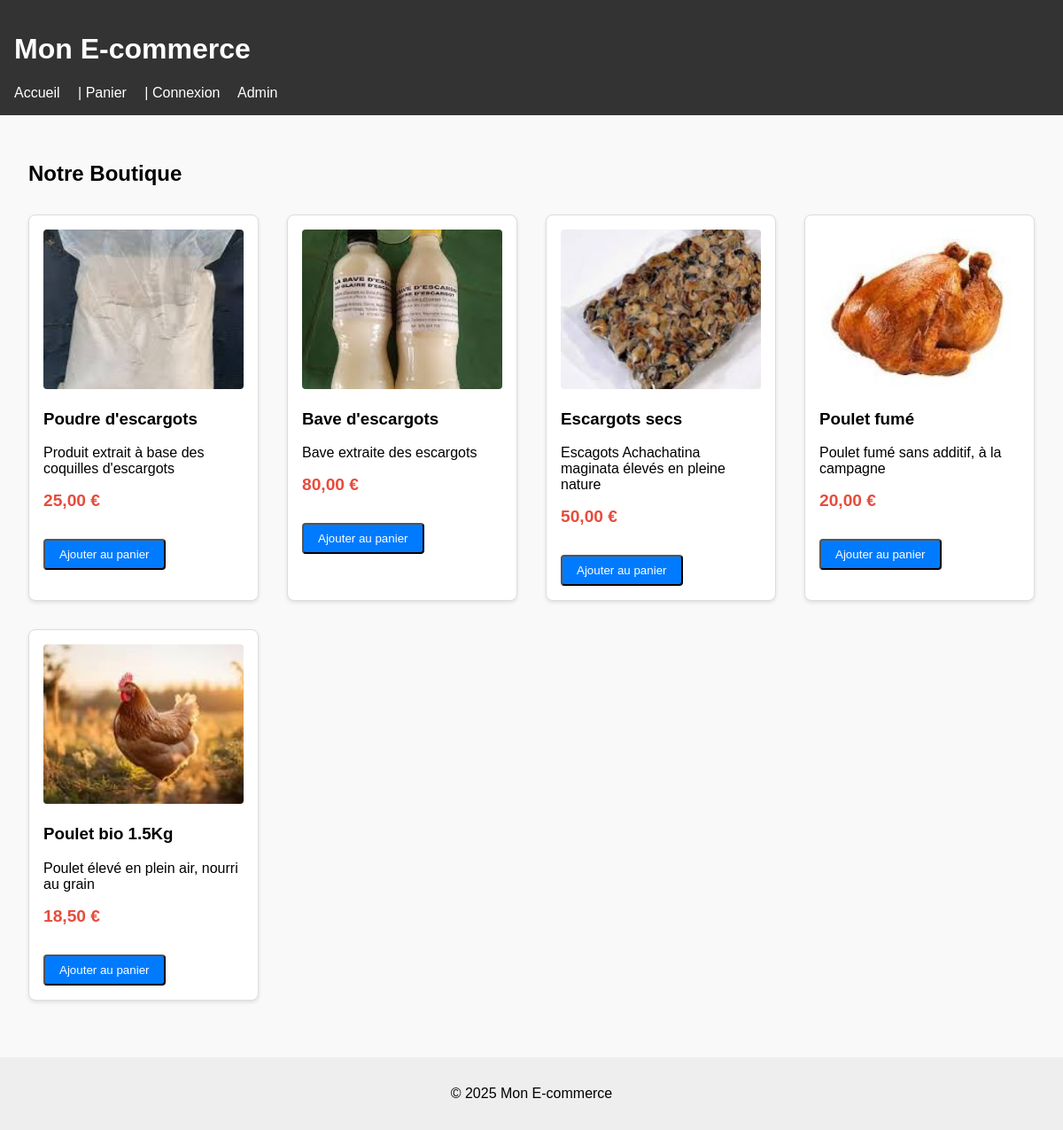
The page / on the database its author committed.
### shop/models.py (models this page shows, shortened)
class Product(models.Model):
    name = models.CharField(max_length=200, verbose_name="Nom du produit")
    description = models.TextField(verbose_name="Description")
    price = models.DecimalField(max_digits=10, decimal_places=2, verbose_name="Prix (€)")
    image = models.ImageField(upload_to='products/', blank=True, null=True, verbose_name="Image")
    created_at = models.DateTimeField(auto_now_add=True, verbose_name="Date d'ajout")
    class Meta:
        verbose_name = "Produit"
        verbose_name_plural = "Produits"
        ordering = ['-created_at']

### shop/views.py (the view)
# urls.py: path('', views.home, name='home'),
def home(request):
    products = Product.objects.all()
    return render(request, 'home.html', {'products': products})

### templates/home.html (shortened to what this page needs)
{% extends 'base.html' %}
{% block content %}
<h2>Notre Boutique</h2>
{% if products %}
    <div class="product-grid">
        {% for product in products %}
            <div class="product-card">
                {% if product.image %}
                    <img src="{{ product.image.url }}" alt="{{ product.name }}" class="product-image">
                {% else %}
                    <div class="product-image-placeholder">Pas d'image</div>
                {% endif %}
                <h3>{{ product.name }}</h3>
                <p>{{ product.description|truncatewords:20 }}</p>
                <p class="price">{{ product.price }} €</p>
				<form method="post" action="{% url 'add_to_cart' product.id %}" style="margin-top:1rem;">
					<button type="submit" class="btn">Ajouter au panier</button>
				</form>
            </div>
        {% endfor %}
    </div>
{% else %}
    <p>Aucun produit disponible pour le moment.</p>
{% endif %}
{% endblock %}

### templates/base.html (shortened to what this page needs)
<!DOCTYPE html>
<html lang="fr">
<head>
    <link rel="stylesheet" href="/static/css/style.css">
</head>
<body>
    <header>
        <h1>Mon E-commerce</h1>
        <nav>
            <a href="/">Accueil</a> |
			<a href="/cart/">Panier</a> |
            {% if user.is_authenticated %}
                Bonjour, {{ user.username }} |
                <a href="/accounts/logout/">Déconnexion</a>
            {% else %}
                <a href="/accounts/login/">Connexion</a>
            {% endif %}
            <a href="/admin/">Admin</a>
        </nav>
    </header>
    <main>
        {% block content %}
        {% endblock %}
    </main>
    <footer>
        <p>&copy; 2025 Mon E-commerce</p>
    </footer>
</body>
</html>

### static/css/style.css (style rules this page uses)
body { font-family: Arial, sans-serif; margin: 0; padding: 0; background-color: #f9f9f9; }
header { background-color: #333; color: white; padding: 1rem; }
header nav a { color: white; text-decoration: none; margin-right: 1rem; }
main { padding: 2rem; }
footer { text-align: center; padding: 1rem; background-color: #eee; margin-top: 2rem; }
.product-grid { display: grid; grid-template-columns: repeat(auto-fill, minmax(250px, 1fr)); gap: 2rem; margin-top: 2rem; }
.product-card { background: white; border: 1px solid #ddd; border-radius: 8px; padding: 1rem; box-shadow: 0 2px 4px rgba(0,0,0,0.1); }
.product-image { width: 100%; height: 180px; object-fit: cover; border-radius: 4px; }
.price { font-size: 1.2rem; font-weight: bold; color: #e74c3c; margin: 0.5rem 0; }
.btn { display: inline-block; padding: 0.5rem 1rem; background-color: #007bff; color: white; text-decoration: none; border-radius: 4px; margin-top: 1rem; }

### rows shown on the page
Product: image (picture), name "Poudre d'escargots", description "Produit extrait à base des coquilles d'escargots", price "25,00"
Product: image (picture), name "Bave d'escargots", description "Bave extraite des escargots", price "80,00"
Product: image (picture), name "Escargots secs", description "Escagots Achachatina maginata élevés en pleine nature", price "50,00"
Product: image (picture), name "Poulet fumé", description "Poulet fumé sans additif, à la campagne", price "20,00"
Product: image (picture), name "Poulet bio 1.5Kg", description "Poulet élevé en plein air, nourri au grain", price "18,50"
